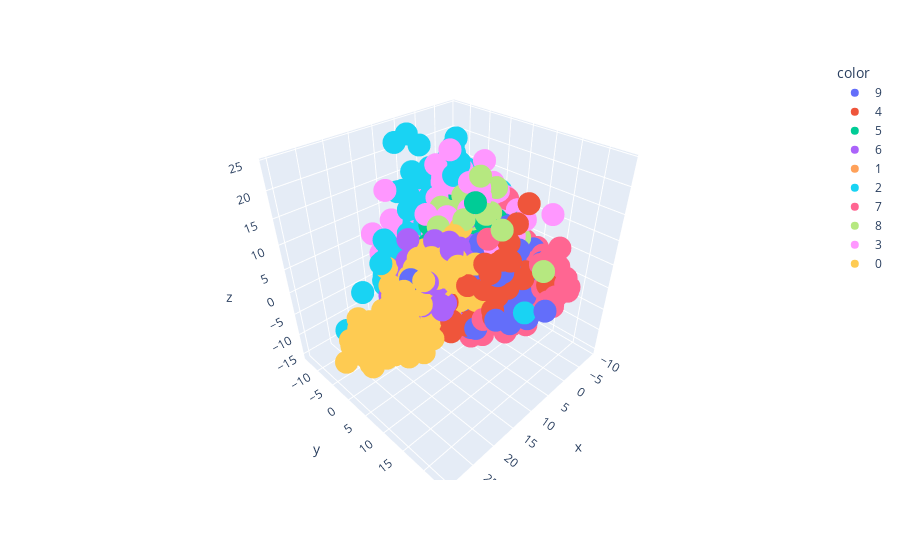

Write notebook code for a chart like this one.
### Code cell
import plotly.express as px 
y_train_pca = y_train.astype('str')

fig = px.scatter_3d(x=X_train_pca[:,0],
                 y = X_train_pca[:,1],
                 z= X_train_pca[:,2],
                 color=y_train_pca)
fig.show()

### Figure 1 — Plotly figure (JSON) as saved in the notebook; plotly's stock layout.template omitted (floating-point values rounded to 4 significant figures; data arrays with more than 128 entries replaced by an {"elided": "..."} marker saying what was removed)
{"data": [{"hovertemplate": "color=9<br>x=%{x}<br>y=%{y}<br>z=%{z}<extra></extra>", "legendgroup": "9", "marker": {"color": "#636efa", "symbol": "circle"}, "mode": "markers", "name": "9", "scene": "scene", "showlegend": true, "type": "scatter3d", "x": {"elided": "811 float values"}, "y": {"elided": "811 float values"}, "z": {"elided": "811 float values"}}, {"hovertemplate": "color=4<br>x=%{x}<br>y=%{y}<br>z=%{z}<extra></extra>", "legendgroup": "4", "marker": {"color": "#EF553B", "symbol": "circle"}, "mode": "markers", "name": "4", "scene": "scene", "showlegend": true, "type": "scatter3d", "x": {"elided": "767 float values"}, "y": {"elided": "767 float values"}, "z": {"elided": "767 float values"}}, {"hovertemplate": "color=5<br>x=%{x}<br>y=%{y}<br>z=%{z}<extra></extra>", "legendgroup": "5", "marker": {"color": "#00cc96", "symbol": "circle"}, "mode": "markers", "name": "5", "scene": "scene", "showlegend": true, "type": "scatter3d", "x": {"elided": "718 float values"}, "y": {"elided": "718 float values"}, "z": {"elided": "718 float values"}}, {"hovertemplate": "color=6<br>x=%{x}<br>y=%{y}<br>z=%{z}<extra></extra>", "legendgroup": "6", "marker": {"color": "#ab63fa", "symbol": "circle"}, "mode": "markers", "name": "6", "scene": "scene", "showlegend": true, "type": "scatter3d", "x": {"elided": "758 float values"}, "y": {"elided": "758 float values"}, "z": {"elided": "758 float values"}}, {"hovertemplate": "color=1<br>x=%{x}<br>y=%{y}<br>z=%{z}<extra></extra>", "legendgroup": "1", "marker": {"color": "#FFA15A", "symbol": "circle"}, "mode": "markers", "name": "1", "scene": "scene", "showlegend": true, "type": "scatter3d", "x": {"elided": "919 float values"}, "y": {"elided": "919 float values"}, "z": {"elided": "919 float values"}}, {"hovertemplate": "color=2<br>x=%{x}<br>y=%{y}<br>z=%{z}<extra></extra>", "legendgroup": "2", "marker": {"color": "#19d3f3", "symbol": "circle"}, "mode": "markers", "name": "2", "scene": "scene", "showlegend": true, "type": "scatter3d", "x": {"elided": "819 float values"}, "y": {"elided": "819 float values"}, "z": {"elided": "819 float values"}}, {"hovertemplate": "color=7<br>x=%{x}<br>y=%{y}<br>z=%{z}<extra></extra>", "legendgroup": "7", "marker": {"color": "#FF6692", "symbol": "circle"}, "mode": "markers", "name": "7", "scene": "scene", "showlegend": true, "type": "scatter3d", "x": {"elided": "841 float values"}, "y": {"elided": "841 float values"}, "z": {"elided": "841 float values"}}, {"hovertemplate": "color=8<br>x=%{x}<br>y=%{y}<br>z=%{z}<extra></extra>", "legendgroup": "8", "marker": {"color": "#B6E880", "symbol": "circle"}, "mode": "markers", "name": "8", "scene": "scene", "showlegend": true, "type": "scatter3d", "x": {"elided": "788 float values"}, "y": {"elided": "788 float values"}, "z": {"elided": "788 float values"}}, {"hovertemplate": "color=3<br>x=%{x}<br>y=%{y}<br>z=%{z}<extra></extra>", "legendgroup": "3", "marker": {"color": "#FF97FF", "symbol": "circle"}, "mode": "markers", "name": "3", "scene": "scene", "showlegend": true, "type": "scatter3d", "x": {"elided": "802 float values"}, "y": {"elided": "802 float values"}, "z": {"elided": "802 float values"}}, {"hovertemplate": "color=0<br>x=%{x}<br>y=%{y}<br>z=%{z}<extra></extra>", "legendgroup": "0", "marker": {"color": "#FECB52", "symbol": "circle"}, "mode": "markers", "name": "0", "scene": "scene", "showlegend": true, "type": "scatter3d", "x": {"elided": "777 float values"}, "y": {"elided": "777 float values"}, "z": {"elided": "777 float values"}}], "layout": {"legend": {"title": {"text": "color"}, "tracegroupgap": 0}, "margin": {"t": 60}, "scene": {"domain": {"x": [0, 1], "y": [0, 1]}, "xaxis": {"title": {"text": "x"}}, "yaxis": {"title": {"text": "y"}}, "zaxis": {"title": {"text": "z"}}}}}
